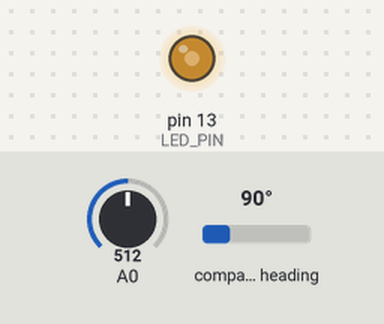
Bench run of a sketch on a simulated Arduino Uno, built with avr-gcc and run on an emulated ATmega328P. Parts: output pins drawn as LEDs (lit = HIGH). Inputs (shaded band) come from the test bench; at power-on: A0 = 512, compass heading 90°. No radio packets arrive unless stated; what the sketch prints to the serial monitor is not drawn.

Above: at 0.82 s.
1.3 s: A0 set to 11
4.3 s: A0 set to 8
Timing chart, 0 to 13.3 s (numbered marks = the images above; inputs shaded):
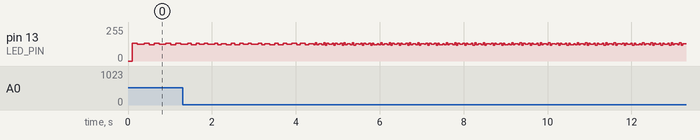

Measured:
- by itself, pin 13 (LED_PIN): moves between 119/255 and 136/255, repeating every 1.6 s

The sketch:

RadioSend.ino
```cpp
// Arduino Wire library is required if I2Cdev I2CDEV_ARDUINO_WIRE implementation
// is used in I2Cdev.h
#include "Wire.h"

// I2Cdev and HMC5883L must be installed as libraries, or else the .cpp/.h files
// for both classes must be in the include path of your project
#include "I2Cdev.h"
#include "HMC5883L.h"

//radio things
#include <SPI.h>
#include <nRF24L01.h>
#include <RF24.h>

// class default I2C address is 0x1E
// specific I2C addresses may be passed as a parameter here
// this device only supports one I2C address (0x1E)
HMC5883L mag;

int16_t mx, my, mz;

#define LED_PIN 13
//radio things
#define CE_PIN   9
#define CSN_PIN 10

bool blinkState = false;
const uint64_t pipe = 0xE8E8F0F0E1LL; // Define the transmit pipe

/*-----( Declare objects )-----*/
RF24 radio(CE_PIN, CSN_PIN); // Create a Radio
/*-----( Declare Variables )-----*/
float values[5];  // 2 element array holding Joystick readings

void setup() {
    // join I2C bus (I2Cdev library doesn't do this automatically)
    Wire.begin();

    // initialize serial communication
    // (38400 chosen because it works as well at 8MHz as it does at 16MHz, but
    // it's really up to you depending on your project)
    Serial.begin(9600);

    // initialize device
    Serial.println("Initializing I2C devices...");
    mag.initialize();

    // verify connection
    Serial.println("Testing device connections...");
    Serial.println(mag.testConnection() ? "HMC5883L connection successful" : "HMC5883L connection failed");

    // configure Arduino LED for
    pinMode(LED_PIN, OUTPUT);

    //radio things
    radio.begin();
    radio.openWritingPipe(pipe);
}

void loop() {
    // read raw heading measurements from device
    mag.getHeading(&mx, &my, &mz);

// To calculate heading in degrees. 0 degree indicates North
    float heading = atan2(my, mx);
    if(heading < 0)
      heading += 2 * M_PI;

    // blink LED to indicate activity
    blinkState = !blinkState;
    digitalWrite(LED_PIN, blinkState);

    values[0] = float(mx);
    values[1] = float(my);
    values[2] = float(mz);
    values[3] = heading * 180/M_PI;
    values[4] = float(analogRead(A0));

    Serial.println(analogRead(A0));

    radio.write( values, sizeof(values) );
}
```
